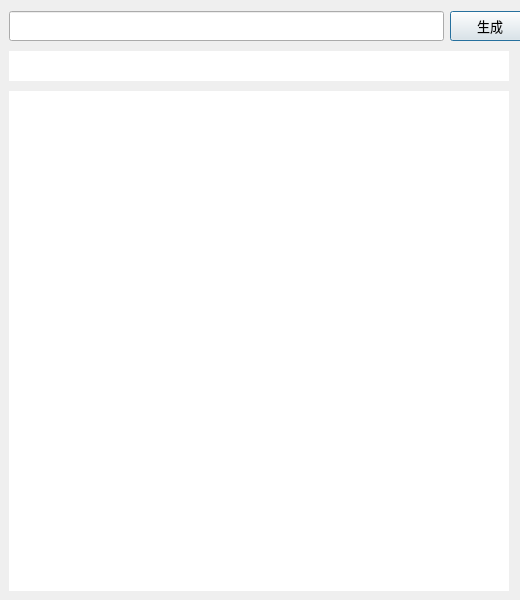
<?xml version="1.0" encoding="UTF-8"?>
<ui version="4.0">
 <class>QRcodeClass</class>
 <widget class="QDialog" name="QRcodeClass">
  <property name="geometry">
   <rect>
    <x>0</x>
    <y>0</y>
    <width>520</width>
    <height>600</height>
   </rect>
  </property>
  <property name="minimumSize">
   <size>
    <width>520</width>
    <height>600</height>
   </size>
  </property>
  <property name="maximumSize">
   <size>
    <width>520</width>
    <height>600</height>
   </size>
  </property>
  <property name="windowTitle">
   <string>二维码生成小工具 - DQN</string>
  </property>
  <widget class="QWidget" name="layoutWidget">
   <property name="geometry">
    <rect>
     <x>-1</x>
     <y>1</y>
     <width>541</width>
     <height>602</height>
    </rect>
   </property>
   <layout class="QVBoxLayout" name="LayoutMain">
    <property name="spacing">
     <number>10</number>
    </property>
    <property name="leftMargin">
     <number>10</number>
    </property>
    <property name="topMargin">
     <number>10</number>
    </property>
    <property name="rightMargin">
     <number>10</number>
    </property>
    <property name="bottomMargin">
     <number>10</number>
    </property>
    <item>
     <layout class="QHBoxLayout" name="LayoutHead">
      <item>
       <widget class="QLineEdit" name="edit_content">
        <property name="minimumSize">
         <size>
          <width>300</width>
          <height>30</height>
         </size>
        </property>
        <property name="font">
         <font>
          <family>微软雅黑</family>
          <pointsize>10</pointsize>
         </font>
        </property>
       </widget>
      </item>
      <item>
       <widget class="QPushButton" name="btn_generate">
        <property name="minimumSize">
         <size>
          <width>80</width>
          <height>30</height>
         </size>
        </property>
        <property name="font">
         <font>
          <family>微软雅黑</family>
          <pointsize>10</pointsize>
         </font>
        </property>
        <property name="text">
         <string>生成</string>
        </property>
       </widget>
      </item>
     </layout>
    </item>
    <item>
     <widget class="QWidget" name="widget_colors" native="true">
      <property name="minimumSize">
       <size>
        <width>500</width>
        <height>30</height>
       </size>
      </property>
      <property name="maximumSize">
       <size>
        <width>500</width>
        <height>30</height>
       </size>
      </property>
      <property name="styleSheet">
       <string notr="true">#widget_colors{background:#fff;}</string>
      </property>
     </widget>
    </item>
    <item>
     <widget class="QLabel" name="label_render">
      <property name="minimumSize">
       <size>
        <width>500</width>
        <height>500</height>
       </size>
      </property>
      <property name="maximumSize">
       <size>
        <width>500</width>
        <height>500</height>
       </size>
      </property>
      <property name="styleSheet">
       <string notr="true">#label_render{
background:#fff;
}</string>
      </property>
      <property name="text">
       <string/>
      </property>
     </widget>
    </item>
   </layout>
  </widget>
 </widget>
 <layoutdefault spacing="6" margin="11"/>
 <resources>
  <include location="QRcode.qrc"/>
 </resources>
 <connections/>
</ui>
